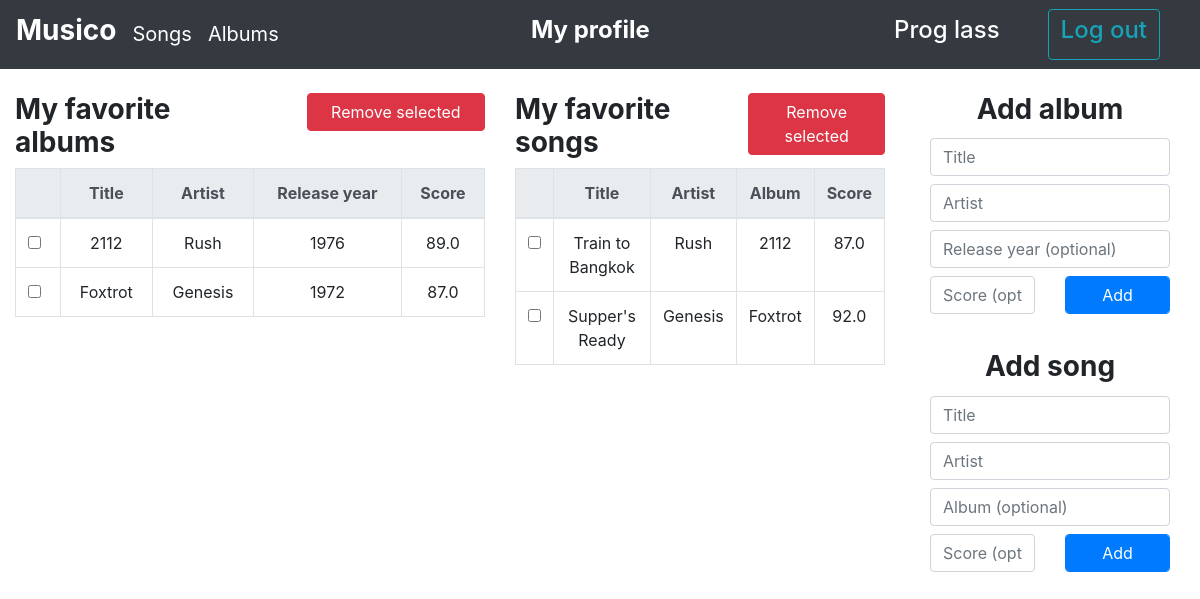
Before: /profile (signed in) with the older database file.
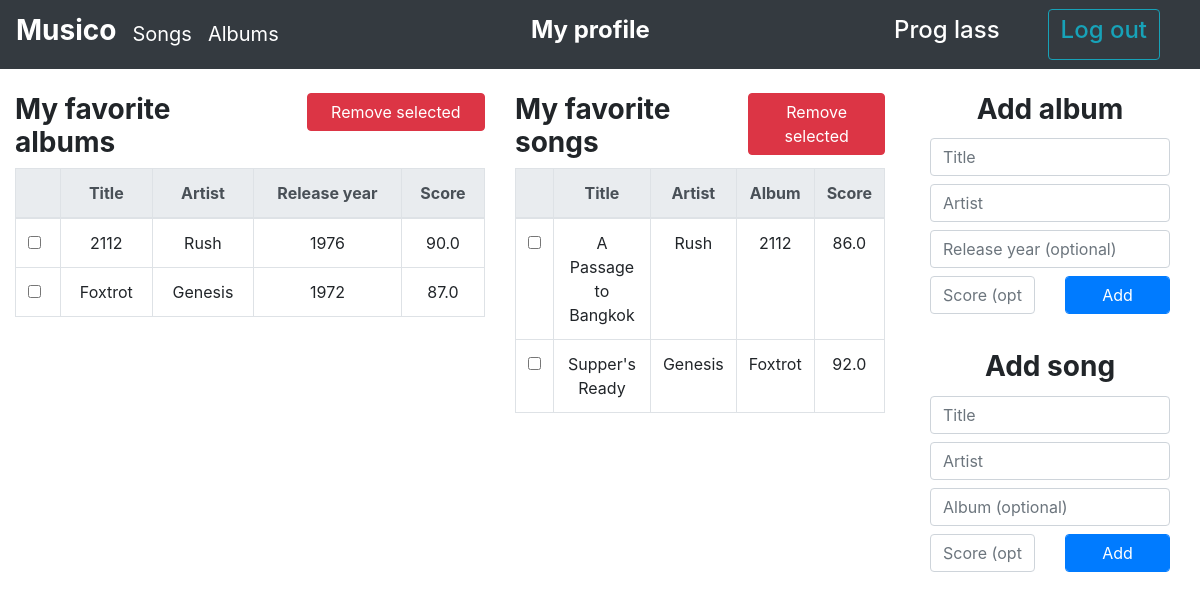
After: the same page with the newer database file.
### app/models.py (models this page shows, shortened)
class User(db.Model, UserMixin):
    id = db.Column(db.Integer, primary_key=True)
    username = db.Column(db.String(50), index=True)
    password = db.Column(db.BINARY)
    favorite_songs = db.relationship('FavoriteSong', back_populates='user')
    favorite_albums = db.relationship('FavoriteAlbum', back_populates='user')

class FavoriteAlbum(db.Model):
    user_id = db.Column(db.Integer, db.ForeignKey('user.id'), primary_key=True)
    album_id = db.Column(db.Integer, db.ForeignKey('album.id'), primary_key=True)
    user = db.relationship('User', back_populates='favorite_albums')
    album = db.relationship('Album', back_populates='favored')
    rating = db.Column(db.Float)

class Album(db.Model):
    id = db.Column(db.Integer, primary_key=True)
    title = db.Column(db.String(200), index=True)
    year_released = db.Column(db.Integer, index=True)
    artist_id = db.Column(db.Integer, db.ForeignKey('artist.id'))
    artist = db.relationship('Artist', back_populates='albums')
    songs = db.relationship('Song', back_populates='album')
    favored = db.relationship('FavoriteAlbum', back_populates='album')
    def __repr__(self):
        return self.title

class Artist(db.Model):
    id = db.Column(db.Integer, primary_key=True)
    name = db.Column(db.String(150), index=True)
    albums = db.relationship('Album', back_populates='artist')
    songs = db.relationship('Song', back_populates='artist')
    def __repr__(self):
        return self.name

class FavoriteSong(db.Model):
    user_id = db.Column(db.Integer, db.ForeignKey('user.id'), primary_key=True)
    song_id = db.Column(db.Integer, db.ForeignKey('song.id'), primary_key=True)
    user = db.relationship('User', back_populates='favorite_songs')
    song = db.relationship('Song', back_populates='favored')
    rating = db.Column(db.Float)

class Song(db.Model):
    id = db.Column(db.Integer, primary_key=True)
    title = db.Column(db.String(200), index=True)
    artist_id = db.Column(db.Integer, db.ForeignKey('artist.id'))
    artist = db.relationship('Artist', back_populates='songs')
    album_id = db.Column(db.Integer, db.ForeignKey('album.id'))
    album = db.relationship('Album', back_populates='songs')
    favored = db.relationship('FavoriteSong', back_populates='song')

### app/views.py (the view)
@app.route('/profile', methods=['GET', 'POST'])
@login_required
def profile():
    user = User.query.get(int(session['_user_id']))
    album_form = AlbumForm()
    song_form = SongForm()
    if album_form.a_submit.data and album_form.validate_on_submit(): add_album(user, album_form)
    if song_form.s_submit.data and song_form.validate_on_submit(): add_song(user, song_form)
    if 'album_button' in request.form: remove_favorites(user, FavoriteAlbum, 'album')
    if 'song_button' in request.form: remove_favorites(user, FavoriteSong, 'song')
    return base('profile', user=user, album_form=album_form, song_form=song_form)

### app/forms.py
class AlbumForm(FlaskForm):
    a_title = StringField('title', validators=[DataRequired(), Length(max=200)], render_kw={'placeholder': 'Title'})
    a_artist = StringField('artist', validators=[DataRequired(), Length(max=150)], render_kw={'placeholder': 'Artist'})
    year = IntegerField('year', validators=[Optional(), NumberRange(min=0, max=date.today().year + 1)], render_kw={'placeholder': 'Release year (optional)'})
    a_score = FloatField('rating', validators=[Optional(), NumberRange(min=0, max=100)], render_kw={'placeholder': 'Score (optional)'})
    a_submit = SubmitField('Add')

class SongForm(FlaskForm):
    s_title = StringField('title', validators=[DataRequired(), Length(max=200)], render_kw={'placeholder': 'Title'})
    s_artist = StringField('artist', validators=[DataRequired(), Length(max=150)], render_kw={'placeholder': 'Artist'})
    album = StringField('album', validators=[Optional(), Length(max=200)], render_kw={'placeholder': 'Album (optional)'})
    s_score = FloatField('rating', validators=[Optional(), NumberRange(min=0, max=100)], render_kw={'placeholder': 'Score (optional)'})
    s_submit = SubmitField('Add')

### app/views.py (called while the page is built)
def base(page, **kwargs):
    if 'login' in request.form:
        return redirect(url_for('login'))
    if 'signup' in request.form:
        return redirect(url_for('signup'))
    if 'logout' in request.form:
        logout_user()
        return redirect(url_for('home'))
    return render_template(f"{page}.html", **kwargs)

@login_manager.user_loader
def load_user(user_id):
    return User.query.get(int(user_id))

### app/templates/profile.html (shortened to what this page needs)
{% extends 'base.html' %}
{% block page %}My profile{% endblock %}
{% block content %}
<div class='container-fluid'>
<div class='row my-4'>
    <form action="" method="post" class='col-5'>
        <table class="table table-hover table-bordered">
            <div class='row'>
                <div class='col-7'>
                    <h3><b>My favorite albums</b></h3>
                </div>
                <div class='col-5'>
                    <button type="submit" name="album_button" value="delete" class="btn btn-danger col-12">Remove selected</button>
                </div>
            </div>
            <thead class="thead-light">
                {% if user.favorite_albums|length == 0 %}
                <tr>
                    <th scope="col"><center>No albums have been added yet</center></th>
                </tr>
                {% else %}
                <tr>
                    <th scope="col"></th>
                    <th scope="col"><center>Title</center></th>
                    <th scope="col"><center>Artist</center></th>
                    <th scope="col"><center>Release year</center></th>
                    <th scope="col"><center>Score</center></th>
                </tr>
                {% endif %}
            </thead>
            <tbody>
                {% for album in user.favorite_albums %}
                <tr class="table", id="album,{{ album.album.id }}">
                    <td><input type="checkbox" name="album_id" , value="{{ album.album.id }}"></td>
                    <td align="center">{{ album.album.title }}</td>
                    <td align="center">{{ album.album.artist }}</td>
                    <td align="center">
                        {% if album.album.year_released != None %}{{ album.album.year_released }}{% endif %}
                    </td>
                    <td align="center" style="position: relative;">
                        {% if album.rating != None %}{{ album.rating }}{% endif %}
                    </td>
                </tr>
                {% endfor %}
            </tbody>
        </table>
    </form>
    <form action="" method="post" class='col-4'>
        <table class="table table-hover table-bordered">
            <div class='row'>
                <div class='col-7'>
                    <h3><b>My favorite songs</b></h3>
                </div>
                <div class='col-5'>
                    <button type="submit" name="song_button" value="delete" class="btn btn-danger col-12">Remove selected</button>
                </div>
            </div>
            <thead class="thead-light">
                {% if user.favorite_songs|length == 0 %}
                <tr>
                    <th scope="col"><center>No Songs have been added yet</center></th>
                </tr>
                {% else %}
                <tr>
                    <th scope="col"></th>
                    <th scope="col"><center>Title</center></th>
                    <th scope="col"><center>Artist</center></th>
                    <th scope="col"><center>Album</center></th>
                    <th scope="col"><center>Score</center></th>
                </tr>
                {% endif %}
            </thead>
            <tbody>
                {% for song in user.favorite_songs %}
                <tr class="table", id="song,{{ song.song.id }}">
                    <td><input type="checkbox" name="song_id" , value="{{ song.song.id }}"></td>
                    <td align="center">{{ song.song.title }}</td>
                    <td align="center">{{ song.song.artist }}</td>
                    <td align="center">
                        {% if song.song.album != None %}{{ song.song.album }}{% endif %}
                    </td>
                    <td align="center" style="position: relative;">
                        {% if song.rating != None %}{{ song.rating }}{% endif %}
                    </td>
                </tr>
                {% endfor %}
            </tbody>
        </table>
    </form>
    <div class='col-3'>
        <h3><center><b>Add album</b></center></h3>
        <form action="" method="post" name="add_album">
            <div class='container-fluid'>
                <div class='row py-1'>
                    <div class='col-12'>
                        {{ album_form.a_title(class_='form-control') }}
                    </div>
                </div>
                <div class='row py-1'>
                    <div class='col-12'>
                        {{ album_form.a_artist(class_='form-control') }}
                    </div>
                </div>
                <div class='row py-1'>
                    <div class='col-12'>
                        {{ album_form.year(class_='form-control') }}
                    </div>
                </div>
                <div class='row py-1'>
                    <div class='col-6'>
                        {{ album_form.a_score(class_='form-control') }}
                    </div>
                    <div class="col-6">
                        {{ album_form.a_submit(class_='form-control btn btn-primary col-12') }}
                    </div>
                </div>
                <div class='row py-1'>
                </div>
            </div>
        </form>
        <br>
        <h3><center><b>Add song</b></center></h3>
        <form action="" method="post" name="add_song">
            <div class='container-fluid'>
                <div class='row py-1'>
                    <div class='col-12'>
                        {{ song_form.s_title(class_='form-control') }}
                    </div>
                </div>
                <div class='row py-1'>
                    <div class='col-12'>
                        {{ song_form.s_artist(class_='form-control') }}
                    </div>
                </div>
                <div class='row py-1'>
                    <div class='col-12'>
                        {{ song_form.album(class_='form-control') }}
                    </div>
                </div>
                <div class="row py-1">
                    <div class='col-6'>
                        {{ song_form.s_score(class_='form-control') }}
                    </div>
                    <div class="col-6">
                        {{ song_form.s_submit(class_='form-control btn btn-primary col-12') }}
                    </div>
                </div>
            </div>
        </form>
    </div>
</div>
</div>
{% endblock %}

### app/templates/base.html (shortened to what this page needs)
<!DOCTYPE html>
<html>
<head>
  <link rel="stylesheet" href="https://stackpath.bootstrapcdn.com/bootstrap/4.2.1/css/bootstrap.min.css"
>
</head>
<body>
  <nav class="navbar navbar-expand-sm navbar-dark bg-dark" id='navbar-top'>
    <a class="navbar-brand" href="/"><h3><b>Musico</b></h3></a>
    <div class="collapse navbar-collapse" id="navbarSupportedContent">
      <ul class="navbar-nav mr-auto">
        <a class="navbar-brand" href="/songs">Songs</a>
        <a class="navbar-brand" href="/albums">Albums</a>
      </ul>
    </div>
    <div class="navbar-collapse" id="navbarSupportedContent">
        <a class="navbar-text text-white"><h4><b>{% block page %}{% endblock %}</b></h4></a>
    </div>
    <form action="", method="post">
      <span class="navbar-collapse">
          {% if current_user.is_authenticated %}
            <div class="px-2">
              <a class='navbar-brand text-white' href="/profile"><h4>{{ current_user.username }}</h4></a>
            </div>
            <div class="px-4">
              <button class="btn btn-outline-info" type="submit" name="logout"><h4>Log out</h4></button>
            </div>
        {% endif %}
      </span>
    </form>
  </nav>
  {% block content %}{% endblock %}
</body>
</html>

Changed rows visible on the page:
changed FavoriteAlbum "Rush": rating "89.0" → "90.0"
changed FavoriteSong "Rush": song "Train to Bangkok" → "A Passage to Bangkok"; rating "87.0" → "86.0"
